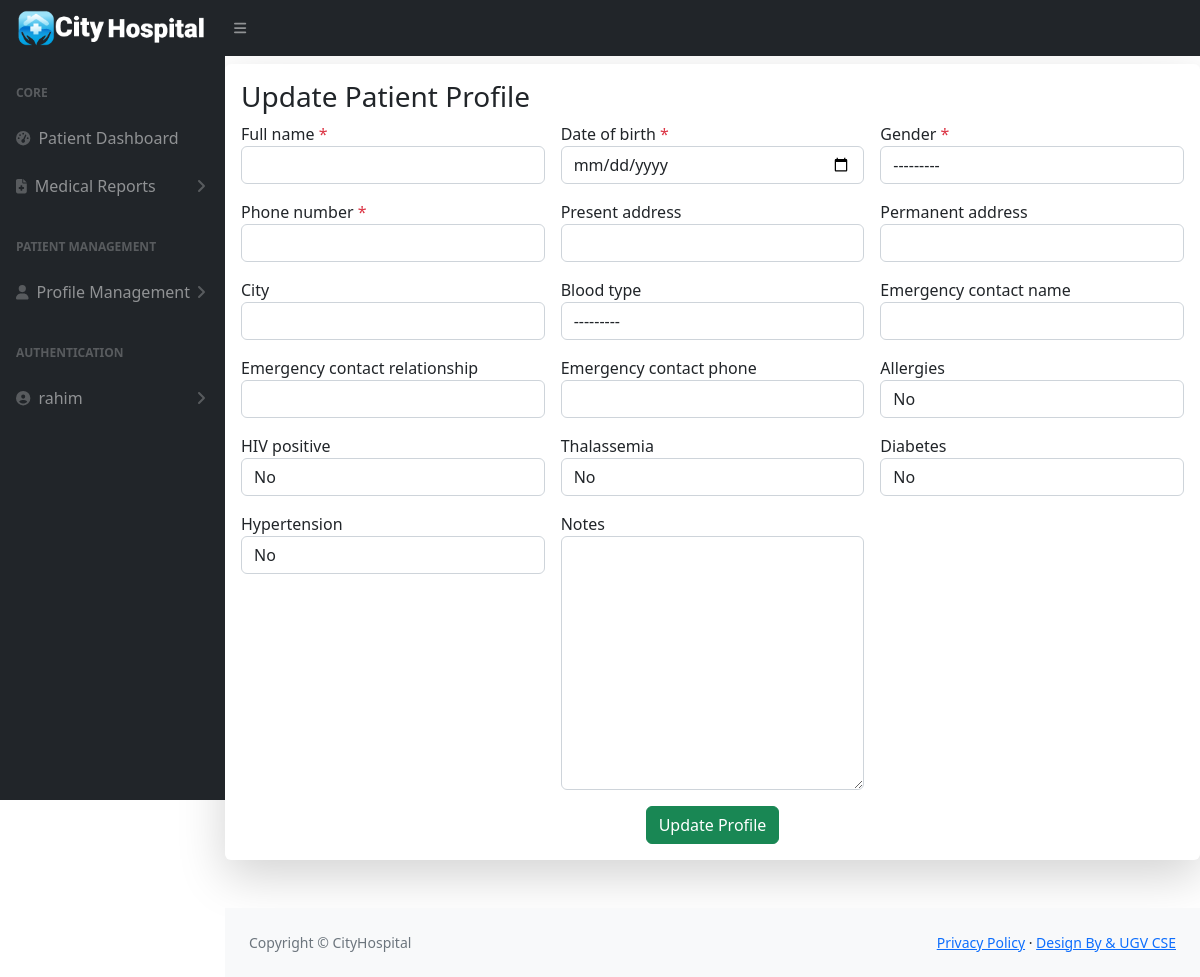
Before: /manage_profile/ (signed in) with the older database file.
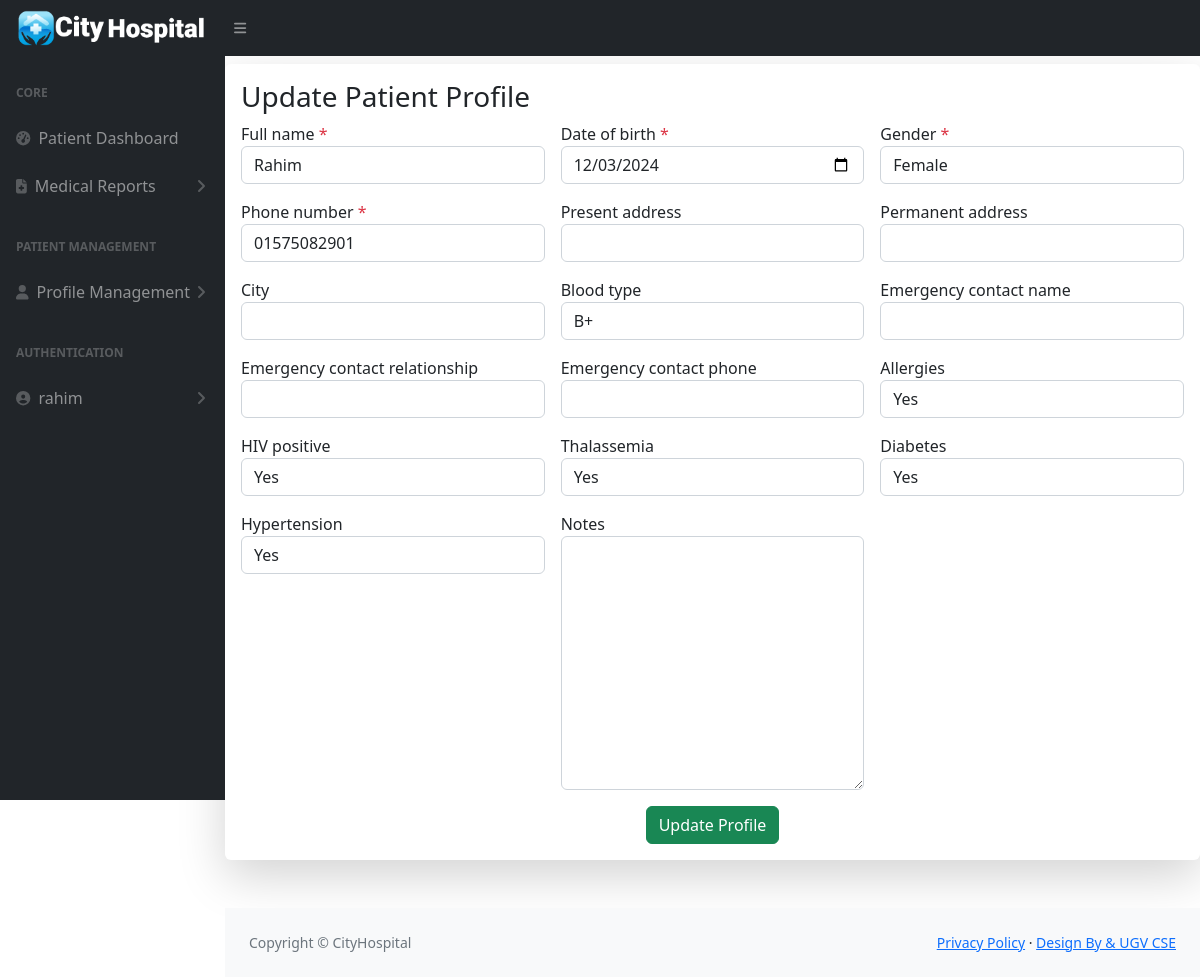
After: the same page with the newer database file.
### pms/models.py (models this page shows, shortened)
class SiteInfo(models.Model):
    site_name = models.CharField(max_length=20)
    color_logo = models.ImageField(upload_to='logo/')
    white_logo = models.ImageField(upload_to='logo/')
    email = models.EmailField()
    phone = models.CharField(max_length=14)
    address = models.CharField(max_length=100)
    site_facebook = models.URLField(max_length=100)
    site_x = models.URLField(max_length=100)
    site_instagram = models.URLField(max_length=100)
    site_pinterest = models.URLField(max_length=100)

class PatientProfile(models.Model):
    user = models.OneToOneField(User, on_delete=models.CASCADE, related_name='patient_profile')
    patient_id = models.CharField(max_length=10, unique=True, editable=False)
    full_name = models.CharField(max_length=100)
    date_of_birth = models.DateField()
    gender_choices = [('M', 'Male'), ('F', 'Female'), ('O', 'Other')]
    gender = models.CharField(max_length=1, choices=gender_choices)
    phone_number = models.CharField(
        max_length=11,
        validators=[
            RegexValidator(
                regex=r'^01[3-9]\d{8}$',
                message="Enter a valid Bangladesh phone number (e.g., 01712345678).",
                code='invalid_phone'
            )
        ]
    )
    present_address = models.CharField(max_length=255, blank=True, null=True)
    permanent_address = models.CharField(max_length=255, blank=True, null=True)
    city = models.CharField(max_length=100, blank=True, null=True)
    blood_type_choices = [('A+', 'A+'), ('A-', 'A-'), ('B+', 'B+'), ('B-', 'B-'),
                          ('O+', 'O+'), ('O-', 'O-'), ('AB+', 'AB+'), ('AB-', 'AB-')]
    blood_type = models.CharField(max_length=3, choices=blood_type_choices, blank=True, null=True)
    emergency_contact_name = models.CharField(max_length=100, blank=True, null=True)
    emergency_contact_relationship = models.CharField(max_length=50, blank=True, null=True)
    emergency_contact_phone = models.CharField(max_length=15, blank=True, null=True)
    allergies = models.BooleanField(default=False, blank=True, null=True)
    HIV_positive = models.BooleanField(default=False, blank=True, null=True)
    thalassemia = models.BooleanField(default=False, blank=True, null=True)
    diabetes = models.BooleanField(default=False, blank=True, null=True)
    hypertension = models.BooleanField(default=False, blank=True, null=True)
    notes = models.TextField(blank=True, null=True)
    created_at = models.DateTimeField(auto_now_add=True)
    updated_at = models.DateTimeField(auto_now=True)

### pms/views.py (the view)
# urls.py: path('manage_profile/',manage_profile, name='manage_profile'),
@login_required
def manage_profile(request):
    try:
        patient_profile = PatientProfile.objects.get(user=request.user)
    except PatientProfile.DoesNotExist:
        patient_profile = None
    if request.method == 'POST':
        form = PatientProfileForm(request.POST, instance=patient_profile)
        if form.is_valid():
            profile = form.save(commit=False)
            profile.user = request.user
            profile.save()
            messages.success(request, 'Your profile has been updated successfully.')
            return redirect('view_profile')
        else:
            messages.error(request, 'Please correct the errors below.')
    else:
        form = PatientProfileForm(instance=patient_profile)
    return render(request, 'patient/manage_profile.html', {'form': form})

### pms/forms.py
class PatientProfileForm(forms.ModelForm):
    class Meta:
        model = PatientProfile
        fields = [
            'full_name', 'date_of_birth', 'gender', 'phone_number',
            'present_address', 'permanent_address', 'city', 'blood_type',
            'emergency_contact_name', 'emergency_contact_relationship', 'emergency_contact_phone',
            'allergies', 'HIV_positive', 'thalassemia', 'diabetes', 'hypertension', 'notes'
        ]
        widgets = {
            'date_of_birth': forms.DateInput(attrs={'type': 'date'})
        }
    def __init__(self, *args, **kwargs):
        super().__init__(*args, **kwargs)
        for field_name, field in self.fields.items():
            field.widget.attrs.update({'class': 'form-control'})
            if self.errors.get(field_name):
                field.widget.attrs.update({'class': 'form-control is-invalid'})

### pms/context_processors.py (called while the page is built)
def site_information(request):
    site_info = SiteInfo.objects.first()
    return {
        'site_info': site_info
    }

### templates/patient/manage_profile.html (shortened to what this page needs)
{% extends 'patient/patient_base.html' %}
{% block content %}
<div class="container mt-2 shadow-lg p-3 mb-5 bg-white rounded">
    <h3>Update Patient Profile</h3>
    <form method="post" class="row g-3">
        {% for field in form.visible_fields %}
            <div class="col-md-4">
                <div class="form-group {% if field.errors %}has-error{% endif %}">
                    <label for="{{ field.id_for_label }}">
                        {{ field.label }}
                        {% if field.field.required %}
                            <span class="text-danger">*</span>
                        {% endif %}
                    </label>
                    {{ field }}
                </div>
            </div>
        {% endfor %}
        <div class="col-12 text-center">
            <button type="submit" class="btn btn-success">Update Profile</button>
        </div>
    </form>
</div>
{% endblock %}

### templates/patient/patient_base.html (shortened to what this page needs)
{% load static %}
<!DOCTYPE html>
<html lang="en">
    <head>
        <link href="https://cdn.jsdelivr.net/npm/simple-datatables@7.1.2/dist/style.min.css" rel="stylesheet" />
        <link href="{% static 'admin_panel/css/styles.css' %}" rel="stylesheet" />
    </head>
    <body class="sb-nav-fixed">
        <nav class="sb-topnav navbar navbar-expand navbar-dark bg-dark">
            <a class="navbar-brand ps-3" href="{% url 'patient_admin' %}"><img src="{{ site_info.white_logo.url }}" alt="" style="width: 190px;"></a>
            <button class="btn btn-link btn-sm order-1 order-lg-0 me-4 me-lg-0" id="sidebarToggle" href="#!"><i class="fas fa-bars"></i></button>
        </nav>
        <div id="layoutSidenav">
            <div id="layoutSidenav_nav">
                <nav class="sb-sidenav accordion sb-sidenav-dark" id="sidenavAccordion">
                  {% include 'patient/patient_sidebar.html' %}
                </nav>
            </div>
            <div id="layoutSidenav_content">
                <main>
                    {% block content %}{% endblock content %}
                </main>
                <footer class="py-4 bg-light mt-auto">
                    <div class="container-fluid px-4">
                        <div class="d-flex align-items-center justify-content-between small">
                            <div class="text-muted">Copyright &copy; {{ site_info.site_name }}</div>
                            <div>
                                <a href="#">Privacy Policy</a>
                                &middot;
                                <a href="#">Design By &amp; UGV CSE</a>
                            </div>
                        </div>
                    </div>
                </footer>
            </div>
        </div>
    </body>
</html>

### templates/patient/patient_sidebar.html (shortened to what this page needs)
<div class="sb-sidenav-menu">
    <div class="nav">
        <div class="sb-sidenav-menu-heading">Core</div>
        <a class="nav-link" href="{% url 'patient_admin' %}">
            <div class="sb-nav-link-icon"><i class="fas fa-tachometer-alt"></i></div>
            Patient Dashboard
        </a>
        <a class="nav-link collapsed" href="#" data-bs-toggle="collapse" data-bs-target="#reportsCollapse" aria-expanded="false" aria-controls="reportsCollapse">
            <div class="sb-nav-link-icon"><i class="fas fa-file-medical"></i></div>
            Medical Reports
            <div class="sb-sidenav-collapse-arrow"><i class="fas fa-angle-down"></i></div>
        </a>
        <div class="sb-sidenav-menu-heading">Patient Management</div>
        <a class="nav-link collapsed"  data-bs-toggle="collapse" data-bs-target="#profileCollapse" aria-expanded="false" aria-controls="profileCollapse">
            <div class="sb-nav-link-icon"><i class="fas fa-user"></i></div>
            Profile Management
            <div class="sb-sidenav-collapse-arrow"><i class="fas fa-angle-down"></i></div>
        </a>
        <div class="sb-sidenav-menu-heading">Authentication</div>
        {% if user.is_authenticated %}
            <a class="nav-link collapsed" href="#" data-bs-toggle="collapse" data-bs-target="#authUserDropdown" aria-expanded="false" aria-controls="authUserDropdown">
                <div class="sb-nav-link-icon"><i class="fas fa-user-circle"></i></div>
                {{ user.username }}
                <div class="sb-sidenav-collapse-arrow"><i class="fas fa-angle-down"></i></div>
            </a>
        {% endif %}
    </div>
</div>

Changed rows visible on the page:
added PatientProfile: visible_fields "Rahim" "12/03/2024" "Female" "01575082901" "B+" "Yes" "Yes" "Yes" "Yes" "Yes"
Other visible differences:
list line gone: "No"
